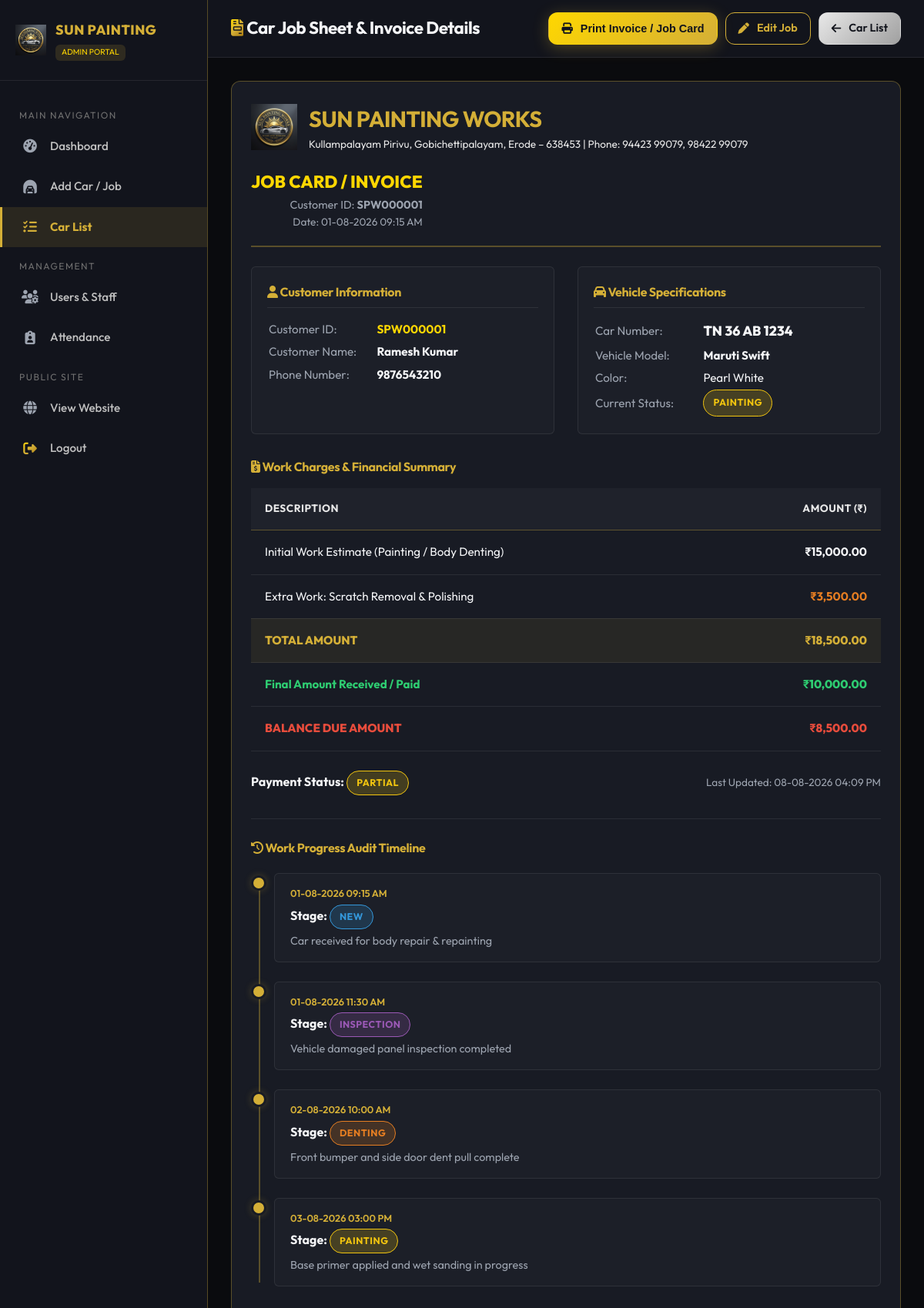
The app's page /admin/car_details.php?id=1 (signed in) with its own data.
### tables this page shows
CREATE TABLE IF NOT EXISTS `cars` (
  `id` INT AUTO_INCREMENT PRIMARY KEY,
  `customer_id` VARCHAR(50) NOT NULL,
  `car_number` VARCHAR(50) NOT NULL,
  `car_name` VARCHAR(100) NOT NULL,
  `car_color` VARCHAR(50) NOT NULL,
  `estimate_amount` DECIMAL(10,2) NOT NULL DEFAULT 0.00,
  `total_amount` DECIMAL(10,2) NOT NULL DEFAULT 0.00,
  `final_amount` DECIMAL(10,2) NOT NULL DEFAULT 0.00,
  `balance_amount` DECIMAL(10,2) NOT NULL DEFAULT 0.00,
  `payment_status` ENUM('Pending', 'Partial', 'Paid') NOT NULL DEFAULT 'Pending',
  `status` ENUM('New', 'Inspection', 'Denting', 'Painting', 'Polishing', 'Extra Work', 'Completed', 'Delivered') NOT NULL DEFAULT 'New',
  `created_by` INT NULL,
  `created_at` TIMESTAMP DEFAULT CURRENT_TIMESTAMP,
  `updated_at` TIMESTAMP DEFAULT CURRENT_TIMESTAMP ON UPDATE CURRENT_TIMESTAMP,
  INDEX `idx_car_customer_id` (`customer_id`),
  INDEX `idx_car_number` (`car_number`),
  INDEX `idx_car_status` (`status`),
  INDEX `idx_payment_status` (`payment_status`),
  CONSTRAINT `fk_cars_customer` FOREIGN KEY (`customer_id`) REFERENCES `customers` (`customer_id`) ON DELETE CASCADE ON UPDATE CASCADE
);

CREATE TABLE IF NOT EXISTS `customers` (
  `id` INT AUTO_INCREMENT PRIMARY KEY,
  `customer_id` VARCHAR(50) NOT NULL UNIQUE,
  `customer_no` VARCHAR(20) NOT NULL,
  `alternate_phone` VARCHAR(20) NULL,
  `customer_name` VARCHAR(100) NOT NULL,
  `city` VARCHAR(100) NULL,
  `created_at` TIMESTAMP DEFAULT CURRENT_TIMESTAMP,
  `updated_at` TIMESTAMP DEFAULT CURRENT_TIMESTAMP ON UPDATE CURRENT_TIMESTAMP,
  INDEX `idx_customer_id` (`customer_id`),
  INDEX `idx_customer_no` (`customer_no`)
);

CREATE TABLE IF NOT EXISTS `extra_work` (
  `id` INT AUTO_INCREMENT PRIMARY KEY,
  `car_id` INT NOT NULL,
  `description` VARCHAR(255) NOT NULL,
  `amount` DECIMAL(10,2) NOT NULL DEFAULT 0.00,
  `added_by` INT NULL,
  `created_at` TIMESTAMP DEFAULT CURRENT_TIMESTAMP,
  INDEX `idx_extra_work_car_id` (`car_id`),
  CONSTRAINT `fk_extra_work_car` FOREIGN KEY (`car_id`) REFERENCES `cars` (`id`) ON DELETE CASCADE
);

CREATE TABLE IF NOT EXISTS `work_history` (
  `id` INT AUTO_INCREMENT PRIMARY KEY,
  `car_id` INT NOT NULL,
  `status` VARCHAR(50) NOT NULL,
  `description` TEXT NULL,
  `updated_by` INT NULL,
  `created_at` TIMESTAMP DEFAULT CURRENT_TIMESTAMP,
  INDEX `idx_work_history_car_id` (`car_id`),
  CONSTRAINT `fk_work_history_car` FOREIGN KEY (`car_id`) REFERENCES `cars` (`id`) ON DELETE CASCADE
);

### includes/auth.php (called while the page is built, shortened)
<?php
function e($string) {
    return htmlspecialchars($string ?? '', ENT_QUOTES, 'UTF-8');
}
function formatRupee($amount) {
    return '₹' . number_format((float)$amount, 2);
}

### admin/car_details.php (the view, shortened to what this page needs)
<?php
require_once __DIR__ . '/../includes/admin_auth.php';
$car_id = (int)($_GET['id'] ?? 0);
$stmt = $pdo->prepare("SELECT c.*, cust.customer_name, cust.customer_no FROM cars c JOIN customers cust ON c.customer_id = cust.customer_id WHERE c.id = ?");
$stmt->execute([$car_id]);
$car = $stmt->fetch();
$stmtExtra = $pdo->prepare("SELECT * FROM extra_work WHERE car_id = ? ORDER BY id ASC");
$stmtExtra->execute([$car_id]);
$extraWorks = $stmtExtra->fetchAll();
$stmtHistory = $pdo->prepare("SELECT wh.*, u.name AS updater_name FROM work_history wh LEFT JOIN users u ON wh.updated_by = u.id WHERE wh.car_id = ? ORDER BY wh.id ASC");
$stmtHistory->execute([$car_id]);
$workHistory = $stmtHistory->fetchAll();
?>
<!DOCTYPE html>
<html lang="en">
<head>
  <link rel="stylesheet" href="https://cdnjs.cloudflare.com/ajax/libs/font-awesome/6.4.0/css/all.min.css">
  <link rel="stylesheet" href="../assets/css/style.css">
  <link rel="stylesheet" href="../assets/css/dashboard.css">
</head>
<body>
<div class="app-wrapper">
  <aside class="sidebar no-print">
    <div class="sidebar-header">
      <img src="../assets/images/logo.png" alt="Logo" class="sidebar-logo">
      <div>
        <div class="sidebar-brand-name">SUN PAINTING</div>
        <span class="sidebar-role-badge">ADMIN PORTAL</span>
      </div>
    </div>
    <ul class="sidebar-menu">
      <li class="sidebar-menu-category">Main Navigation</li>
      <li class="sidebar-item">
        <a href="dashboard.php"><i class="fa-solid fa-gauge-high"></i> Dashboard</a>
      </li>
      <li class="sidebar-item">
        <a href="add_car.php"><i class="fa-solid fa-car-tunnel"></i> Add Car / Job</a>
      </li>
      <li class="sidebar-item active">
        <a href="car_list.php"><i class="fa-solid fa-list-check"></i> Car List</a>
      </li>
      <li class="sidebar-menu-category">Management</li>
      <li class="sidebar-item">
        <a href="users.php"><i class="fa-solid fa-users-gear"></i> Users & Staff</a>
      </li>
      <li class="sidebar-item">
        <a href="attendance.php"><i class="fa-solid fa-clipboard-user"></i> Attendance</a>
      </li>
      <li class="sidebar-menu-category">Public Site</li>
      <li class="sidebar-item">
        <a href="../index.php" target="_blank"><i class="fa-solid fa-globe"></i> View Website</a>
      </li>
      <li class="sidebar-item">
        <a href="../logout.php"><i class="fa-solid fa-right-from-bracket text-gold"></i> Logout</a>
      </li>
    </ul>
  </aside>
  <main class="main-content">
    <header class="top-bar no-print">
      <h1 class="top-bar-title"><i class="fa-solid fa-file-invoice text-gold"></i> Car Job Sheet & Invoice Details</h1>
      <div style="display: flex; gap: 10px;">
        <button onclick="window.print();" class="btn btn-gold" style="padding: 8px 16px; font-size: 0.9rem;"><i class="fa-solid fa-print"></i> Print Invoice / Job Card</button>
        <a href="update_car.php?id=<?php echo $car_id; ?>" class="btn btn-outline-gold" style="padding: 8px 16px; font-size: 0.9rem;"><i class="fa-solid fa-pen"></i> Edit Job</a>
        <a href="car_list.php" class="btn btn-silver" style="padding: 8px 16px; font-size: 0.9rem;"><i class="fa-solid fa-arrow-left"></i> Car List</a>
      </div>
    </header>
    <div class="content-body">
      <div class="card-box" style="border-color: var(--border-gold);">
        <div style="display: flex; justify-content: space-between; align-items: center; border-bottom: 2px solid var(--border-gold); padding-bottom: 20px; margin-bottom: 25px; flex-wrap: wrap; gap: 20px;">
          <div style="display: flex; align-items: center; gap: 15px;">
            <img src="../assets/images/logo.png" alt="Logo" style="height: 60px;">
            <div>
              <h2 style="color: var(--gold-primary); font-size: 1.8rem; margin: 0;">SUN PAINTING WORKS</h2>
              <p style="color: var(--silver-light); font-size: 0.85rem; margin: 0;">Kullampalayam Pirivu, Gobichettipalayam, Erode – 638453 | Phone: 94423 99079, 98422 99079</p>
            </div>
          </div>
          <div style="text-align: right;">
            <div style="font-size: 1.4rem; font-weight: 800; color: var(--gold-light);">JOB CARD / INVOICE</div>
            <div style="font-size: 0.9rem; color: var(--text-muted);">Customer ID: <strong><?php echo e($car['customer_id']); ?></strong></div>
            <div style="font-size: 0.85rem; color: var(--text-muted);">Date: <?php echo date('d-m-Y h:i A', strtotime($car['created_at'])); ?></div>
          </div>
        </div>
        <div style="display: grid; grid-template-columns: 1fr 1fr; gap: 30px; margin-bottom: 30px;">
          <div style="background: rgba(255,255,255,0.02); padding: 20px; border-radius: var(--radius-sm); border: 1px solid var(--border-light);">
            <h4 style="color: var(--gold-primary); margin-bottom: 12px; border-bottom: 1px solid var(--border-light); padding-bottom: 6px;"><i class="fa-solid fa-user"></i> Customer Information</h4>
            <table style="width: 100%; font-size: 0.95rem; line-height: 1.8;">
              <tr><td style="color: var(--text-muted); width: 40%;">Customer ID:</td><td style="font-weight: 700; color: var(--gold-light);"><?php echo e($car['customer_id']); ?></td></tr>
              <tr><td style="color: var(--text-muted);">Customer Name:</td><td style="font-weight: 700;"><?php echo e($car['customer_name']); ?></td></tr>
              <tr><td style="color: var(--text-muted);">Phone Number:</td><td style="font-weight: 700;"><?php echo e($car['customer_no']); ?></td></tr>
            </table>
          </div>
          <div style="background: rgba(255,255,255,0.02); padding: 20px; border-radius: var(--radius-sm); border: 1px solid var(--border-light);">
            <h4 style="color: var(--gold-primary); margin-bottom: 12px; border-bottom: 1px solid var(--border-light); padding-bottom: 6px;"><i class="fa-solid fa-car"></i> Vehicle Specifications</h4>
            <table style="width: 100%; font-size: 0.95rem; line-height: 1.8;">
              <tr><td style="color: var(--text-muted); width: 40%;">Car Number:</td><td style="font-weight: 800; font-size: 1.1rem;"><?php echo e($car['car_number']); ?></td></tr>
              <tr><td style="color: var(--text-muted);">Vehicle Model:</td><td style="font-weight: 700;"><?php echo e($car['car_name']); ?></td></tr>
              <tr><td style="color: var(--text-muted);">Color:</td><td><?php echo e($car['car_color']); ?></td></tr>
              <tr><td style="color: var(--text-muted);">Current Status:</td><td><span class="badge badge-status-<?php echo e($car['status']); ?>"><?php echo e($car['status']); ?></span></td></tr>
            </table>
          </div>
        </div>
        <h4 style="color: var(--gold-primary); margin-bottom: 15px;"><i class="fa-solid fa-file-invoice-dollar"></i> Work Charges & Financial Summary</h4>
        <div class="table-responsive" style="margin-bottom: 25px;">
          <table class="custom-table">
            <thead>
              <tr>
                <th>Description</th>
                <th style="text-align: right;">Amount (₹)</th>
              </tr>
            </thead>
            <tbody>
              <tr>
                <td>Initial Work Estimate (Painting / Body Denting)</td>
                <td style="text-align: right; font-weight: 700;"><?php echo formatRupee($car['estimate_amount']); ?></td>
              </tr>
              <?php foreach ($extraWorks as $ew): ?>
                <tr>
                  <td>Extra Work: <?php echo e($ew['description']); ?></td>
                  <td style="text-align: right; font-weight: 700; color: #E67E22;"><?php echo formatRupee($ew['amount']); ?></td>
                </tr>
              <?php endforeach; ?>
              <tr style="background: rgba(212, 175, 55, 0.08); font-size: 1.1rem;">
                <td style="font-weight: 800; color: var(--gold-primary);">TOTAL AMOUNT</td>
                <td style="text-align: right; font-weight: 800; color: var(--gold-primary);"><?php echo formatRupee($car['total_amount']); ?></td>
              </tr>
              <tr>
                <td style="font-weight: 700; color: #2ECC71;">Final Amount Received / Paid</td>
                <td style="text-align: right; font-weight: 800; color: #2ECC71;"><?php echo formatRupee($car['final_amount']); ?></td>
              </tr>
              <tr style="font-size: 1.1rem;">
                <td style="font-weight: 800; color: #E74C3C;">BALANCE DUE AMOUNT</td>
                <td style="text-align: right; font-weight: 800; color: #E74C3C;"><?php echo formatRupee($car['balance_amount']); ?></td>
              </tr>
            </tbody>
          </table>
        </div>
        <div style="display: flex; justify-content: space-between; align-items: center; margin-bottom: 30px;">
          <div>
            <strong>Payment Status:</strong>
            <span class="badge badge-pay-<?php echo e($car['payment_status']); ?>"><?php echo e($car['payment_status']); ?></span>
          </div>
          <div style="font-size: 0.85rem; color: var(--text-muted);">
            Last Updated: <?php echo date('d-m-Y h:i A', strtotime($car['updated_at'])); ?>
          </div>
        </div>
        <div style="border-top: 1px solid var(--border-light); padding-top: 25px; margin-top: 25px;">
          <h4 style="color: var(--gold-primary); margin-bottom: 15px;"><i class="fa-solid fa-clock-rotate-left"></i> Work Progress Audit Timeline</h4>
          <div class="timeline">
            <?php foreach ($workHistory as $wh): ?>
              <div class="timeline-item">
                <div class="timeline-marker"></div>
                <div class="timeline-content">
                  <div class="timeline-date"><?php echo date('d-m-Y h:i A', strtotime($wh['created_at'])); ?></div>
                  <div class="timeline-title">Stage: <span class="badge badge-status-<?php echo e($wh['status']); ?>"><?php echo e($wh['status']); ?></span></div>
                  <div style="color: var(--text-muted); font-size: 0.9rem; margin-top: 2px;"><?php echo e($wh['description']); ?></div>
                </div>
              </div>
            <?php endforeach; ?>
          </div>
        </div>
      </div>
    </div>
  </main>
</div>
</body>
</html>

### assets/css/style.css (style rules this page uses)
:root { --bg-primary: #0A0B0E; --bg-secondary: #12141C; --bg-card: #181B24; --bg-card-hover: #202430; --gold-primary: #D4AF37; --gold-light: #FFD700; --gold-dark: #9A7B1C; --gold-glow: rgba(212, 175, 55, 0.25); --silver-primary: #C0C0C0; --silver-light: #E8E8E8; --silver-dark: #707070; --text-main: #F5F6F8; --text-muted: #9DA4B0; --text-dark: #12141C; --border-gold: rgba(212, 175, 55, 0.35); --border-light: rgba(255, 255, 255, 0.08); --shadow-gold: 0 10px 30px rgba(212, 175, 55, 0.15); --shadow-card: 0 12px 32px rgba(0, 0, 0, 0.4); --radius-sm: 6px; --radius-md: 12px; --radius-lg: 20px; --radius-full: 9999px; --transition: all 0.3s cubic-bezier(0.16, 1, 0.3, 1); }
* { margin: 0; padding: 0; box-sizing: border-box; }
html { scroll-behavior: smooth; font-family: 'Outfit', 'Plus Jakarta Sans', sans-serif; background-color: var(--bg-primary); color: var(--text-main); }
body { overflow-x: hidden; line-height: 1.6; }
h1, h2, h3, h4, h5, h6 { font-weight: 700; letter-spacing: -0.02em; color: var(--text-main); }
.text-gold { color: var(--gold-primary); background: linear-gradient(135deg, #FFD700 0%, #D4AF37 50%, #AA7C11 100%); -webkit-background-clip: text; -webkit-text-fill-color: transparent; }
.btn { display: inline-flex; align-items: center; justify-content: center; gap: 10px; padding: 12px 28px; font-size: 0.95rem; font-weight: 600; border-radius: var(--radius-md); text-decoration: none; cursor: pointer; transition: var(--transition); border: 1px solid transparent; }
.btn-gold { background: linear-gradient(135deg, #FFD700 0%, #D4AF37 100%); color: var(--text-dark); box-shadow: 0 4px 20px rgba(212, 175, 55, 0.3); }
.btn-outline-gold { background: transparent; color: var(--gold-primary); border-color: var(--gold-primary); }
.btn-silver { background: linear-gradient(135deg, #E8E8E8 0%, #A0A0A0 100%); color: var(--text-dark); }

### records on screen
cars: customer "SPW000001", created_at "01-08-2026 09:15 AM", customers.customer_name "Ramesh Kumar", customers.customer_no "9876543210", car_number "TN 36 AB 1234", car_name "Maruti Swift", car_color "Pearl White", status "PAINTING", estimate_amount "₹15,000.00", total_amount "₹18,500.00", final_amount "₹10,000.00", balance_amount "₹8,500.00", payment_status "PARTIAL", updated_at "08-08-2026 04:09 PM"
extra_work: description "Scratch Removal & Polishing", amount "₹3,500.00"
work_history: created_at "01-08-2026 09:15 AM", status "NEW", description "Car received for body repair & repainting"
work_history: created_at "01-08-2026 11:30 AM", status "INSPECTION", description "Vehicle damaged panel inspection completed"
work_history: created_at "02-08-2026 10:00 AM", status "DENTING", description "Front bumper and side door dent pull complete"
work_history: created_at "03-08-2026 03:00 PM", status "PAINTING", description "Base primer applied and wet sanding in progress"
